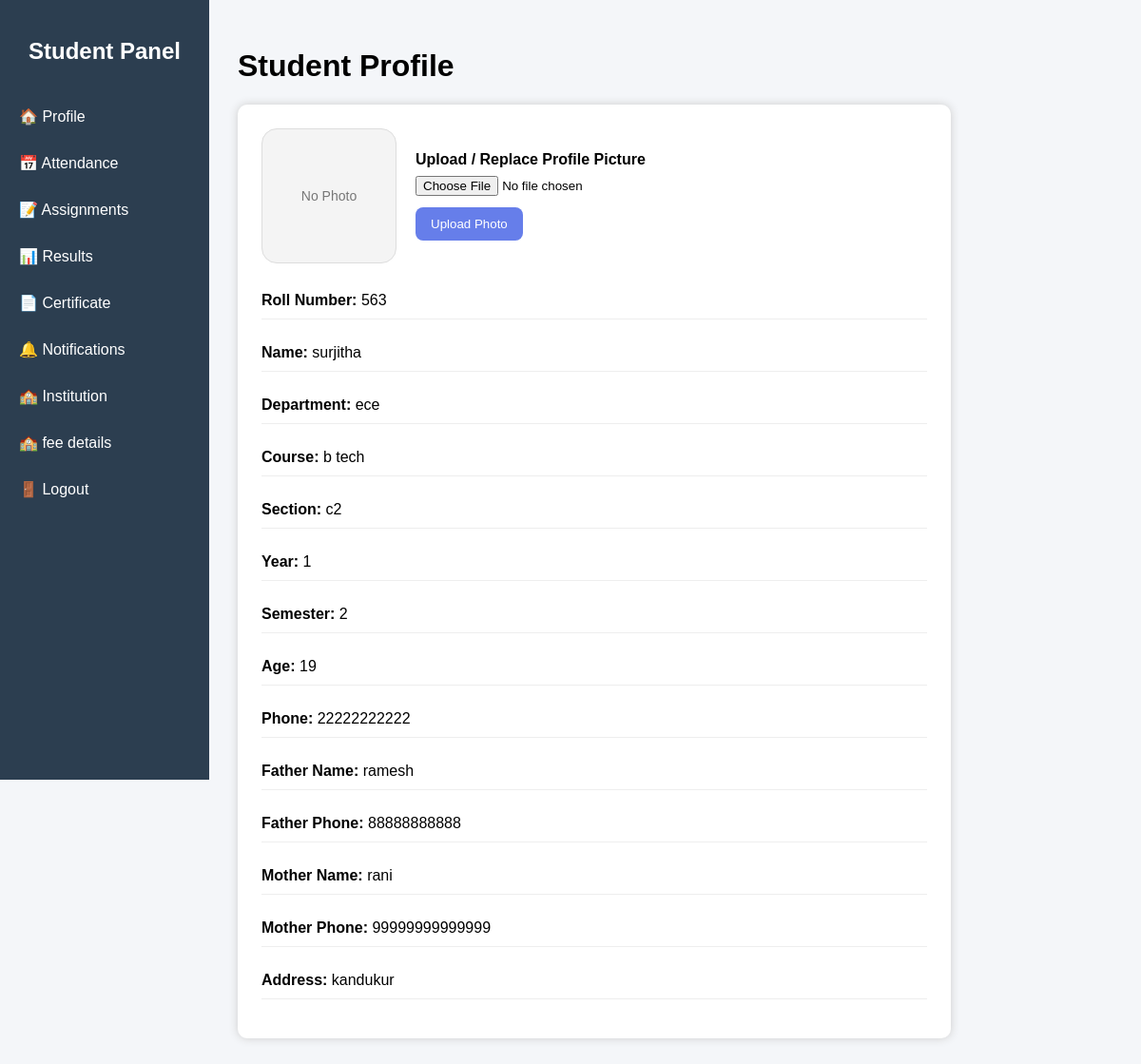
Screenshot of /profile (signed in) with the database file from the repository.
### tables this page shows
CREATE TABLE students (

        id INTEGER PRIMARY KEY AUTOINCREMENT,

        roll_number TEXT UNIQUE,
        name TEXT,
        password TEXT,
        department TEXT,
        course_name TEXT,
        age INTEGER,
        section TEXT,
        father_name TEXT,
        father_phone TEXT,
        mother_name TEXT,
        mother_phone TEXT,
        phone TEXT,
        year INTEGER DEFAULT 1,
        semester INTEGER DEFAULT 1,
        address TEXT,
        photo_filename TEXT

    );

### app.py (the view)
@app.route("/profile")
def profile():
    student_session = session.get("student")
    if not student_session:
        return "❌ Session Missing (Login Again)"
    roll = student_session.get("roll_number")
    conn = sqlite3.connect("student.db")
    conn.row_factory = sqlite3.Row
    cursor = conn.cursor()
    cursor.execute("""
        SELECT * FROM students
        WHERE roll_number=?
    """, (roll,))
    student = cursor.fetchone()
    conn.close()
    if not student:
        return "❌ Student Not Found"
    return render_template(
        "student/student_profile.html",
        student=dict(student)
    )

### templates/student/student_profile.html (shortened to what this page needs)
{% extends "student/base.html" %}
{% block content %}
<h1>Student Profile</h1>
<div class="card">
    <div class="profile-header">
        <div class="profile-image">
            {% if student.photo_filename %}
                <img src="{{ url_for('static', filename='uploads/students/' ~ student.photo_filename) }}" alt="Profile Photo">
            {% else %}
                <div class="placeholder">No Photo</div>
            {% endif %}
        </div>
        <div class="upload-form">
            <form action="/upload_dp" method="POST" enctype="multipart/form-data">
                <label for="dp">Upload / Replace Profile Picture</label>
                <input type="file" id="dp" name="dp" accept="image/*" required>
                <button type="submit">Upload Photo</button>
            </form>
        </div>
    </div>
    <p><b>Roll Number:</b> {{ student.roll_number }}</p>
    <p><b>Name:</b> {{ student.name }}</p>
    <p><b>Department:</b> {{ student.department }}</p>
    <p><b>Course:</b> {{ student.course_name }}</p>
    <p><b>Section:</b> {{ student.section }}</p>
    <p><b>Year:</b> {{ student.year }}</p>
    <p><b>Semester:</b> {{ student.semester }}</p>
    <p><b>Age:</b> {{ student.age }}</p>
    <p><b>Phone:</b> {{ student.phone }}</p>
    <p><b>Father Name:</b> {{ student.father_name }}</p>
    <p><b>Father Phone:</b> {{ student.father_phone }}</p>
    <p><b>Mother Name:</b> {{ student.mother_name }}</p>
    <p><b>Mother Phone:</b> {{ student.mother_phone }}</p>
    <p><b>Address:</b> {{ student.address }}</p>
</div>
{% endblock %}

### templates/student/base.html (style rules this page uses)
body { margin:0; font-family: Arial; background:#f4f6f9; }

### rows the page displays
students: roll_number "563", name "surjitha", department "ece", course_name "b tech", section "c2", year "1", semester "2", age "19", phone "22222222222", father_name "ramesh", father_phone "88888888888", mother_name "rani", mother_phone "99999999999999", address "kandukur"
